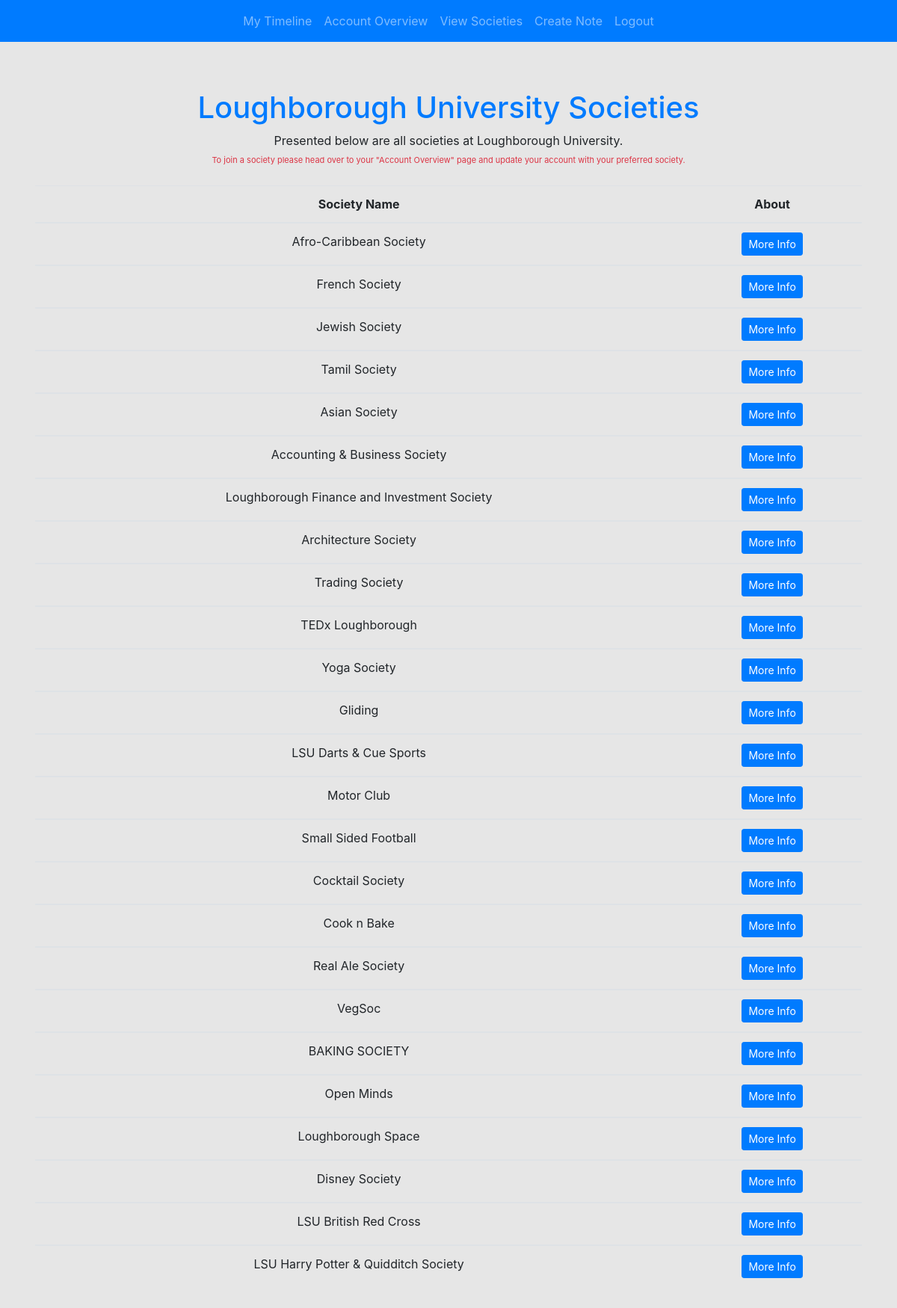
Page /viewsocieties (signed in) on the committed database.
### application/models.py (models this page shows, shortened)
class StudentUsers(db.Model, UserMixin):
	id = db.Column(db.Integer, primary_key=True)
	first_name = db.Column(db.String(30), nullable=False)
	last_name = db.Column(db.String(30), nullable=False)
	uni_name = db.Column(db.String(30), nullable=False)
	email = db.Column(db.String(150), nullable=False, unique=True)
	password = db.Column(db.String(50), nullable=False)
	uni_id = db.Column(db.Integer, db.ForeignKey('university.id'), nullable=False)
	soc_id = db.Column(db.Integer, db.ForeignKey('society.id'), nullable=True)
	soc_name = db.Column(db.String(50), nullable=True)
	note = db.relationship('Notes', backref='mine', lazy=True)

class Society(db.Model):
	id = db.Column(db.Integer, primary_key=True)
	SocietyName = db.Column(db.String(200))
	About = db.Column(db.String(10000))
	uni_id = db.Column(db.Integer, db.ForeignKey('university.id'), nullable=False)
	soc = db.relationship('StudentUsers', backref='creator', lazy=True)

### application/routes.py (the view)
@app.route('/viewsocieties')
@login_required
def viewsocieties():
	if current_user.is_authenticated:
		societies = Society.query.filter_by(uni_id=current_user.uni_id)
	return render_template('viewsocieties.html', title='View Societies', societies=societies, creator=current_user)

### application/models.py (called while the page is built)
@login_manager.user_loader
def load_user(id):
	return StudentUsers.query.get(int(id))

### application/templates/viewsocieties.html
{% extends "layout.html" %}
{% block body_content %}
<div style="background:transparent !important" class="jumbotron text-center">
	<div class="container">
	  <h2 class="text-primary" style="text-align: center; font-size:40px">{{ current_user.uni_name }} Societies</h2>
	  <a style="text-align: center">Presented below are all societies at {{ current_user.uni_name }}.</a>
	  <br>
	  <a class="text-danger" style="font-size:11px">
	  To join a society please head over to your "Account Overview" page and update your account with your preferred society.</a><br><br>
	  <table class="table table-hover ">
	    <thead>
	      <tr>
	        <th>Society Name</th>
	        <th>About</th>
	      </tr>
	    </thead>
	    <tbody>
	      <tr>
	      	{% for society in societies %}
	        <td>{{ society.SocietyName }}</td>
	        <td><form action="{{ url_for('more', society_id=society.id) }}" style="display: inline">
			<input type="submit" value="More Info" button type="button" class="btn btn-primary btn-sm"></form></td>
	      </tr>
	    </tbody>
	    {% endfor %}
	  </table>
	</div>
</div>
{% endblock body_content %}

### application/templates/layout.html (shortened to what this page needs)
<!DOCTYPE html>
<html>
    <head>
		<link rel="stylesheet" href="https://stackpath.bootstrapcdn.com/bootstrap/4.3.1/css/bootstrap.min.css">
		<div style="background-color: blue">
			<nav class="navbar navbar-expand-sm bg-primary navbar-dark justify-content-center">
			  <ul class="navbar-nav">
			    {% if current_user.is_authenticated %}
			    <li class="nav-item">
			      <a class="nav-link" href="{{ url_for('mytimeline') }}">My Timeline</a>
			    </li>
			    <li class="nav-item">
			      <a class="nav-link" href="{{ url_for('account') }}">Account Overview</a>
			    </li>
			    <li class="nav-item">
			      <a class="nav-link" href="{{ url_for('viewsocieties') }}">View Societies</a>
			    </li>
			    <li class="nav-item">
			      <a class="nav-link" href="{{ url_for('note') }}">Create Note</a>
			    </li>
			    <li class="nav-item">
			      <a class="nav-link" href="{{ url_for('logout') }}">Logout</a>
			    </li>
			    {% endif %}
			  </ul>
			</nav>
		</div>
	</head>
</html>
{% block body_content %}{% endblock %}

### rows in the picture
StudentUsers: uni_name "Loughborough University"
Society: SocietyName "Afro-Caribbean Society"
Society: SocietyName "French Society"
Society: SocietyName "Jewish Society"
Society: SocietyName "Tamil Society"
Society: SocietyName "Asian Society"
Society: SocietyName "Accounting & Business Society"
Society: SocietyName "Loughborough Finance and Investment Society"
Society: SocietyName "Architecture Society"
Society: SocietyName "Trading Society"
Society: SocietyName "TEDx Loughborough"
Society: SocietyName "Yoga Society"
Society: SocietyName "Gliding"
Society: SocietyName "LSU Darts & Cue Sports"
Society: SocietyName "Motor Club"
Society: SocietyName "Small Sided Football"
Society: SocietyName "Cocktail Society"
Society: SocietyName "Cook n Bake"
Society: SocietyName "Real Ale Society"
Society: SocietyName "VegSoc"
Society: SocietyName "BAKING SOCIETY"
Society: SocietyName "Open Minds"
Society: SocietyName "Loughborough Space"
Society: SocietyName "Disney Society"
Society: SocietyName "LSU British Red Cross"
Society: SocietyName "LSU Harry Potter & Quidditch Society"
